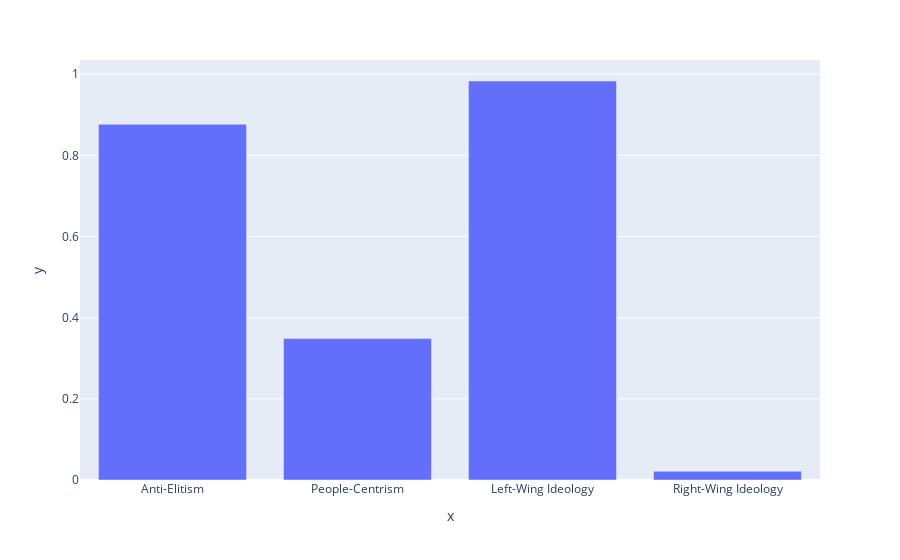

Notebook code cell kept with this figure:
### Markdown cell above
# Test on custom input

### Code cell
# define text to be predicted
text = (
    "Das ist Klassenkampf von oben, das ist Klassenkampf im Interesse von "
    "Vermögenden und Besitzenden gegen die Mehrheit der Steuerzahlerinnen und "
    "Steuerzahler auf dieser Erde."
)

probabilities = predict_popbert(model, tokenizer, text)

fig = plot_probabilities(probabilities)
fig.show()

### Figure 1 — Plotly figure (JSON) as saved in the notebook; plotly's stock layout.template omitted (floating-point values rounded to 4 significant figures)
{"data": [{"alignmentgroup": "True", "hovertemplate": "x=%{x}<br>y=%{y}<extra></extra>", "legendgroup": "", "marker": {"color": "#636efa", "pattern": {"shape": ""}}, "name": "", "offsetgroup": "", "orientation": "v", "showlegend": false, "textposition": "auto", "type": "bar", "x": ["Anti-Elitism", "People-Centrism", "Left-Wing Ideology", "Right-Wing Ideology"], "xaxis": "x", "y": [0.8765, 0.3484, 0.9831, 0.02148], "yaxis": "y"}], "layout": {"barmode": "relative", "legend": {"tracegroupgap": 0}, "margin": {"t": 60}, "xaxis": {"anchor": "y", "domain": [0, 1], "title": {"text": "x"}}, "yaxis": {"anchor": "x", "domain": [0, 1], "title": {"text": "y"}}}}
